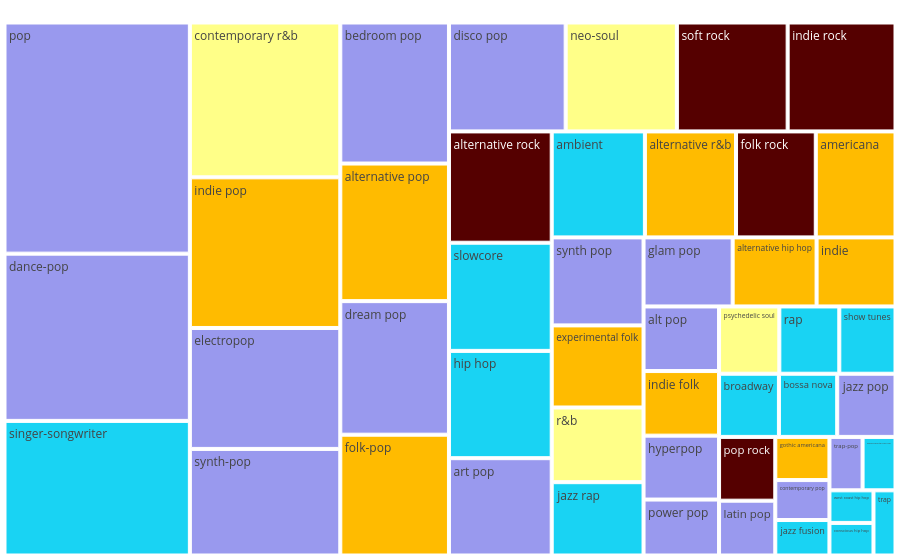

The cell this chart's notebook holds for it:
### Code cell
top_albums = pd.read_csv("./csv/top_albums.csv")


genres = {}
with open('csv/genres.json', 'r') as f:
  genres = json.load(f)

scores = {}
for i, row in top_albums.iterrows():
  album, ms_played = row[0], row[3]
  grs = genres[album]
  for g in grs:
    if g in scores:
      scores[g] += ms_played
    else:
      scores[g] = ms_played
      
scores = pd.DataFrame.from_dict(scores, orient='index', columns=['ms_played'])
scores.sort_values(by="ms_played", ascending=False)
scores = scores.head(50) / 1000 / 60 / 60


def get_color(genre):
  macrogenres = {
    'rock': '1',
    'folk': "2", 'indie': "2", 'americana': '2', 'alternative': "2",
    'r&b': "3", 'soul': "3",
    'pop': '4'
  }
  for g in macrogenres.keys():
    if g in genre: return macrogenres[g]
  # print(genre)
  return '#385'

fig = px.treemap(
    names = scores.index,
    parents = [""] * len(scores.index),
    values= scores["ms_played"],
    color = list(map(get_color, scores.index)),
    color_discrete_map={"(?)": "385", "1": "#500", "2": "#fb0", "3": "#ff8", "4": "#99e"}
)
fig.update_layout(margin = dict(t=0, l=0, r=0, b=0))
fig.show()

### Figure 1 — Plotly figure (JSON) as saved in the notebook; plotly's stock layout.template omitted (floating-point values rounded to 4 significant figures)
{"data": [{"domain": {"x": [0, 1], "y": [0, 1]}, "hovertemplate": "label=%{label}<br>value=%{value}<br>parent=%{parent}<extra></extra>", "labels": ["pop", "contemporary r&b", "dance-pop", "synth-pop", "disco pop", "alternative pop", "art pop", "electropop", "synth pop", "ambient", "slowcore", "americana", "indie", "dream pop", "experimental folk", "indie pop", "alt pop", "alternative r&b", "indie folk", "hip hop", "alternative hip hop", "jazz rap", "neo-soul", "rap", "bedroom pop", "bossa nova", "soft rock", "jazz pop", "indie rock", "singer-songwriter", "folk rock", "alternative rock", "folk-pop", "hyperpop", "glam pop", "gothic americana", "contemporary pop", "show tunes", "broadway", "r&b", "latin pop", "psychedelic soul", "jazz fusion", "power pop", "trap-pop", "experimental hip hop", "west coast hip hop", "conscious hip hop", "trap", "pop rock"], "marker": {"colors": ["#99e", "#ff8", "#99e", "#99e", "#99e", "#fb0", "#99e", "#99e", "#99e", "#19d3f3", "#19d3f3", "#fb0", "#fb0", "#99e", "#fb0", "#fb0", "#99e", "#fb0", "#fb0", "#19d3f3", "#fb0", "#19d3f3", "#ff8", "#19d3f3", "#99e", "#19d3f3", "#500", "#99e", "#500", "#19d3f3", "#500", "#500", "#fb0", "#99e", "#99e", "#fb0", "#99e", "#19d3f3", "#19d3f3", "#ff8", "#99e", "#ff8", "#19d3f3", "#99e", "#99e", "#19d3f3", "#19d3f3", "#19d3f3", "#19d3f3", "#500"]}, "name": "", "parents": ["", "", "", "", "", "", "", "", "", "", "", "", "", "", "", "", "", "", "", "", "", "", "", "", "", "", "", "", "", "", "", "", "", "", "", "", "", "", "", "", "", "", "", "", "", "", "", "", "", ""], "type": "treemap", "values": [74.75, 40.64, 54.08, 27.97, 22.18, 26.08, 17.45, 31.74, 14.1, 17.23, 19.39, 14.74, 9.505, 25.32, 13.15, 39.53, 8.511, 16.85, 8.511, 19.24, 10.11, 11.75, 21.13, 7.038, 26.73, 6.423, 21.05, 6.423, 20.49, 43.53, 14.75, 19.95, 22.9, 8.418, 10.73, 4.079, 3.775, 6.597, 6.597, 11.96, 5.377, 7.076, 3.352, 7.371, 3.088, 3.07, 2.503, 2.503, 2.503, 6.257]}], "layout": {"legend": {"tracegroupgap": 0}, "margin": {"b": 0, "l": 0, "r": 0, "t": 0}}}
